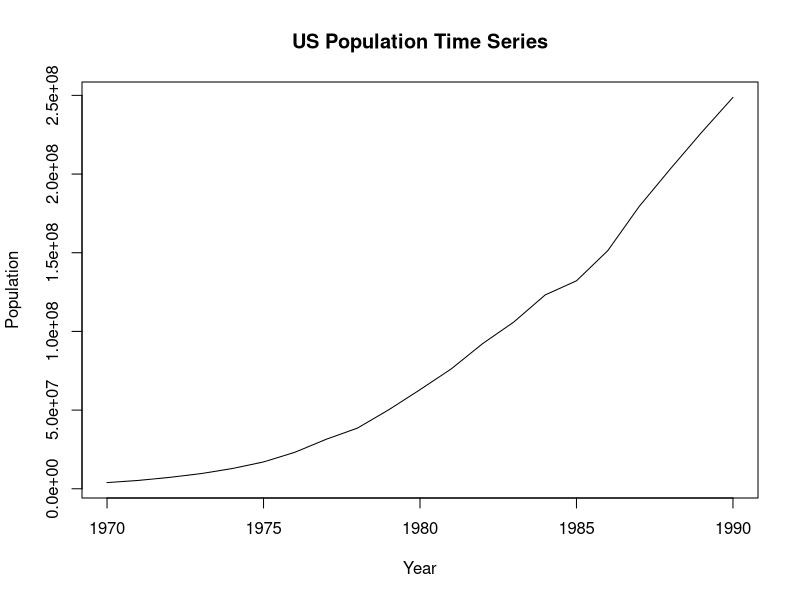
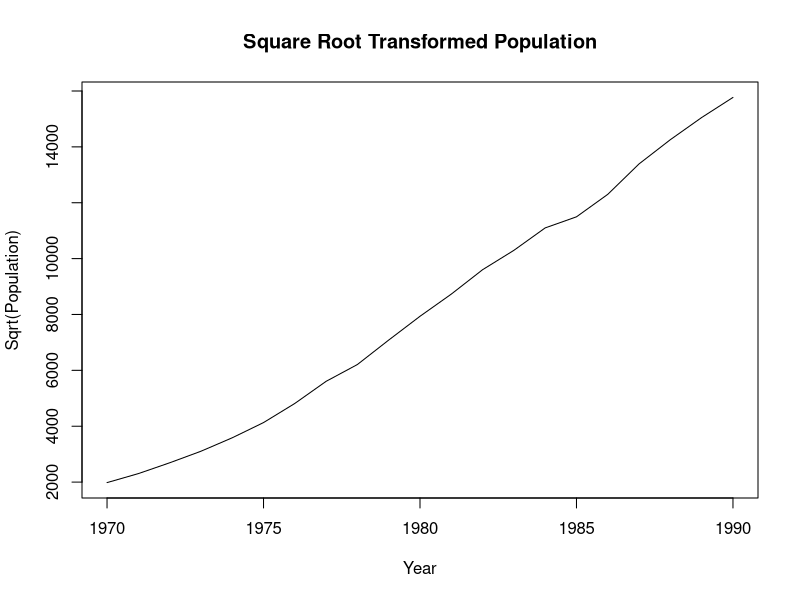
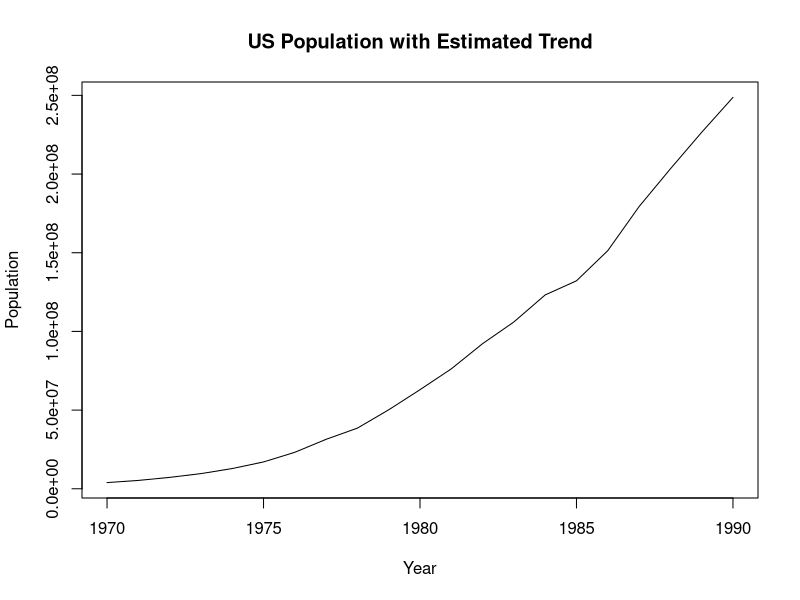
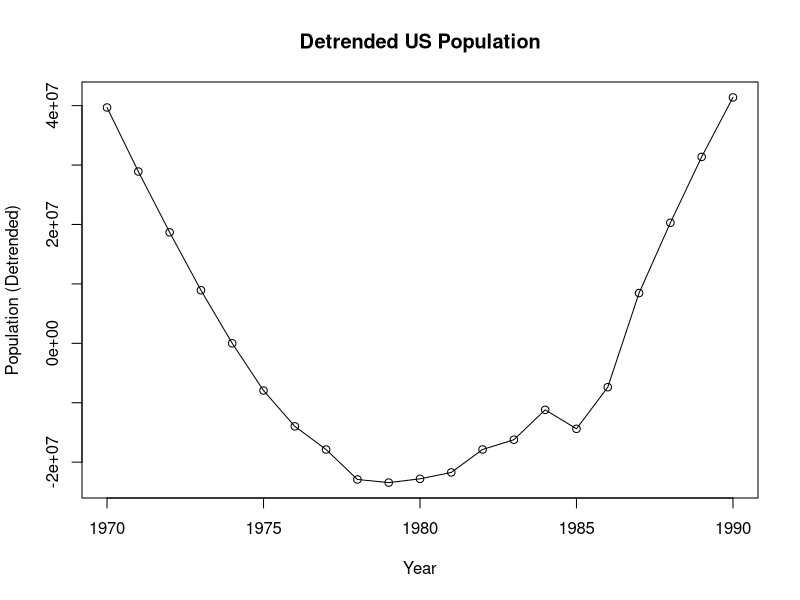
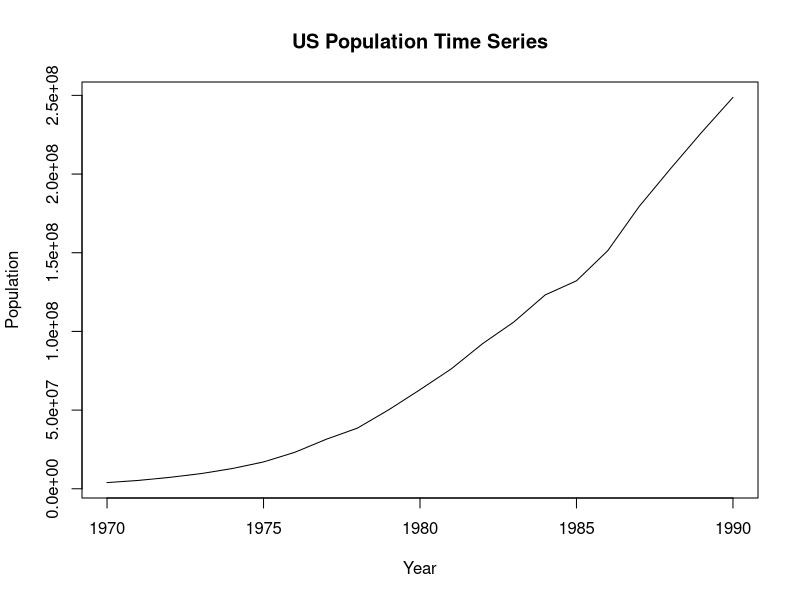
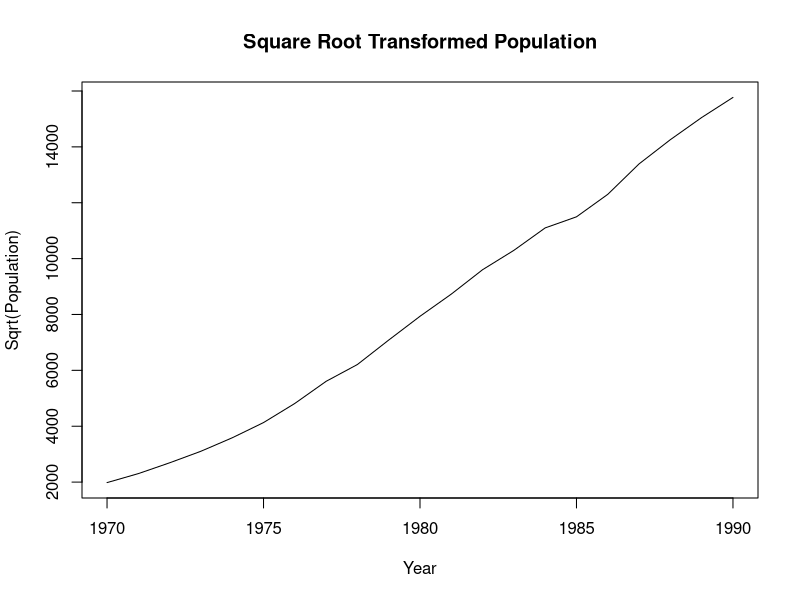
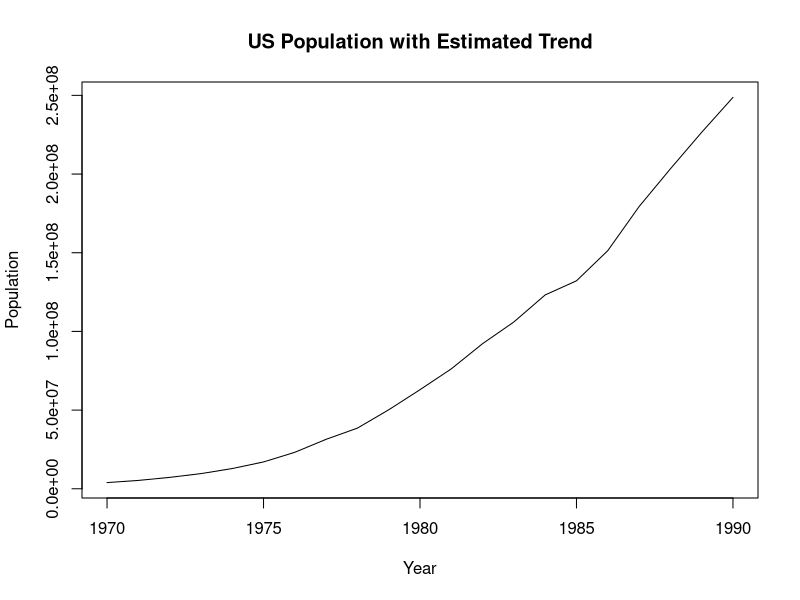
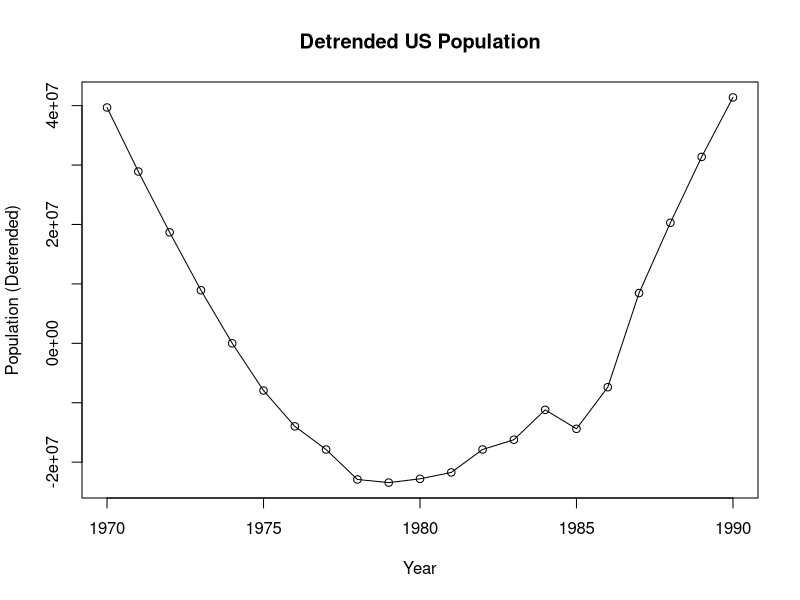

Write R code to recreate these figures, in order.
## ---- chunk 1
knitr::opts_chunk$set(echo = TRUE)
library(forecast)
## ---- chunk 2
# Clear workspace
rm(list = ls())

library(forecast)

year <- 1970:1990
population <- c(
  3929214, 5308483, 7239881, 9638453, 12860702,
  17063353, 23191876, 31443321, 38558371, 50189209,
  62979666, 76212168, 92228496, 106021537, 123202624,
  132164569, 151325798, 179323175, 203302031,
  226542203, 248709873
)

population_ts <- ts(population, start = 1970, frequency = 1)

plot(population_ts,
     main = "US Population Time Series",
     xlab = "Year",
     ylab = "Population")

population_sqrt <- sqrt(population_ts)

plot(population_sqrt,
     main = "Square Root Transformed Population",
     xlab = "Year",
     ylab = "Sqrt(Population)")

time_index <- time(population_ts)
trend_model <- lm(population_ts ~ time_index)

summary(trend_model)

estimated_trend <- trend_model$fitted.values

plot(population_ts,
     main = "US Population with Estimated Trend",
     xlab = "Year",
     ylab = "Population")
lines(estimated_trend, col = "red", lwd = 2)

detrended_population <- population_ts - estimated_trend

plot(detrended_population,
     type = "o",
     main = "Detrended US Population",
     xlab = "Year",
     ylab = "Population (Detrended)")
## ---- chunk 3
plot(population_ts,
     main = "US Population Time Series",
     xlab = "Year",
     ylab = "Population")
## ---- chunk 4
plot(population_sqrt,
     main = "Square Root Transformed Population",
     xlab = "Year",
     ylab = "Sqrt(Population)")
## ---- chunk 5
plot(population_ts,
     main = "US Population with Estimated Trend",
     xlab = "Year",
     ylab = "Population")
lines(estimated_trend, col = "red", lwd = 2)
## ---- chunk 6
plot(detrended_population,
     type = "o",
     main = "Detrended US Population",
     xlab = "Year",
     ylab = "Population (Detrended)")
## ---- chunk 7
summary(trend_model)
